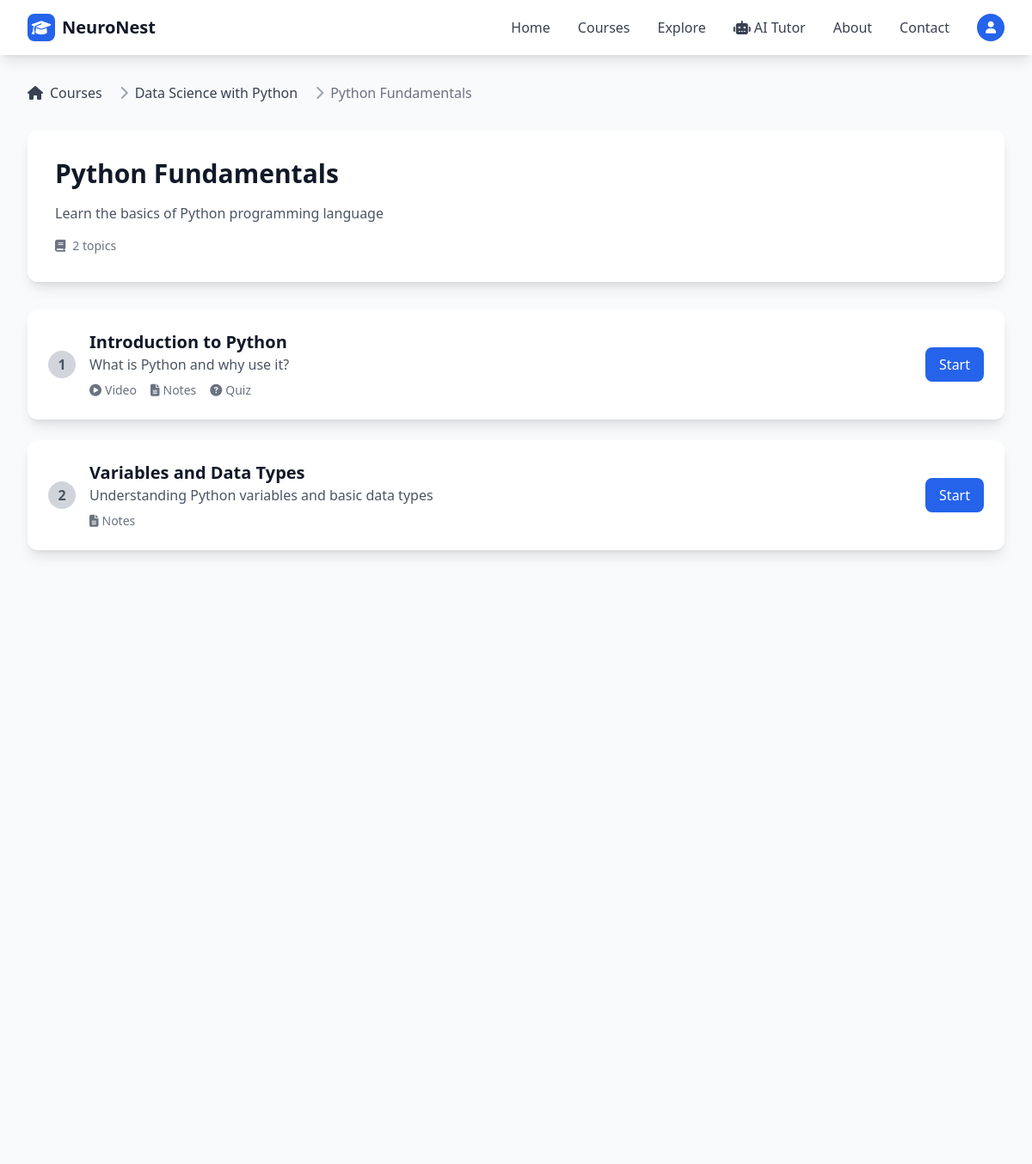
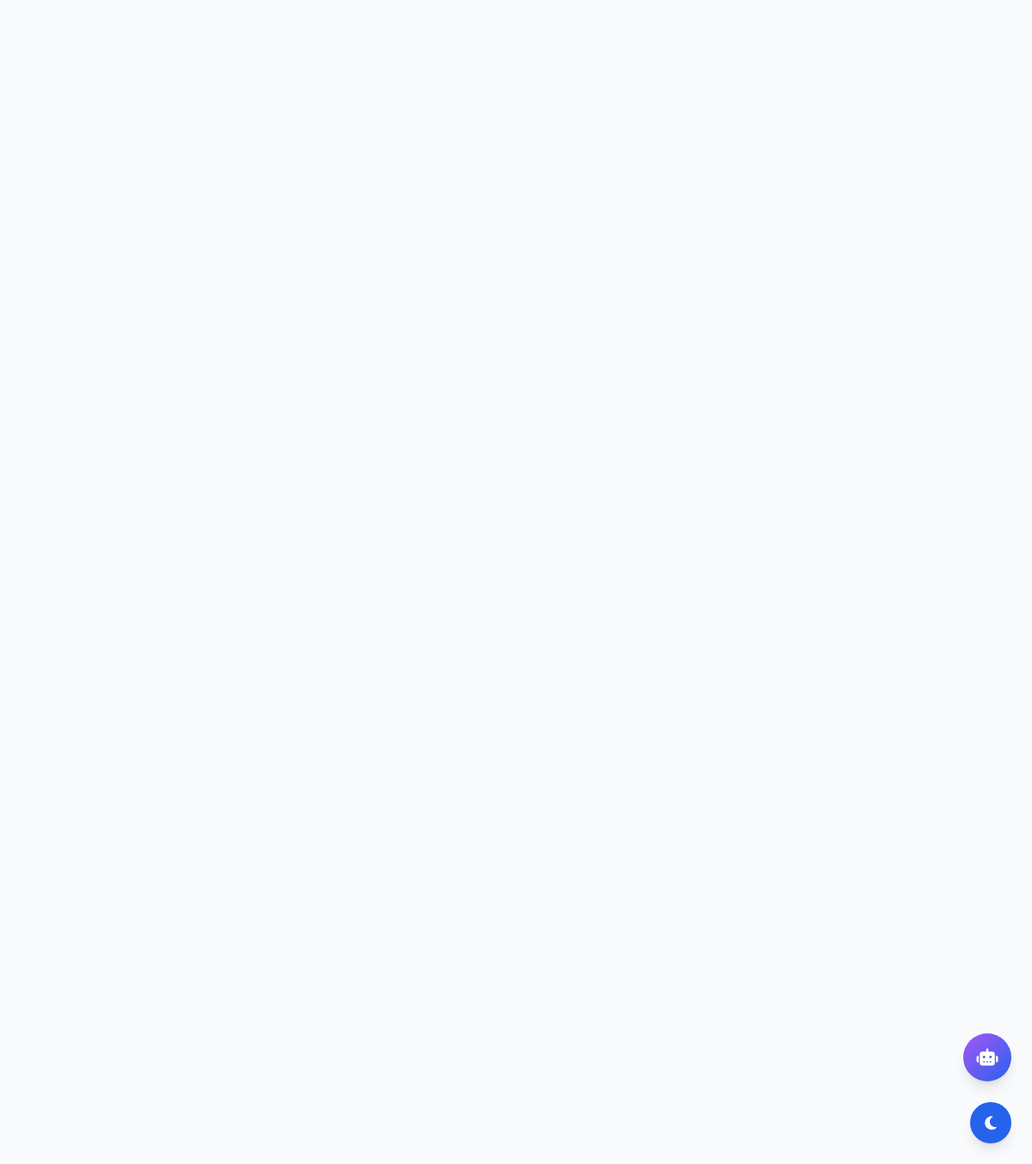
/courses/chapters/5/ (signed in), run on the app's committed database (2 pictures, top to bottom).
### courses/models.py (models this page shows, shortened)
class Chapter(models.Model):
    course = models.ForeignKey('Course', on_delete=models.CASCADE, related_name='chapters')
    title = models.CharField(max_length=255)
    description = models.TextField(blank=True)
    order = models.PositiveIntegerField(default=0)
    created_at = models.DateTimeField(auto_now_add=True)
    class Meta:
        ordering = ['order', 'created_at']

class Course(models.Model):
    CATEGORY_CHOICES = [
        ('programming', 'Programming'),
        ('design', 'Design'),
        ('business', 'Business'),
        ('data_science', 'Data Science'),
        ('marketing', 'Marketing'),
        ('photography', 'Photography'),
        ('music', 'Music'),
        ('language', 'Language'),
        ('health', 'Health & Fitness'),
        ('other', 'Other'),
    ]
    title = models.CharField(max_length=200)
    description = models.TextField(blank=True)
    instructor = models.ForeignKey(User, on_delete=models.CASCADE, limit_choices_to={'role': 'instructor'})
    category = models.CharField(max_length=50, choices=CATEGORY_CHOICES, default='other')
    created_at = models.DateTimeField(auto_now_add=True)

class Topic(models.Model):
    chapter = models.ForeignKey(Chapter, on_delete=models.CASCADE, related_name='topics')
    title = models.CharField(max_length=255)
    description = models.TextField(blank=True)
    order = models.PositiveIntegerField(default=0)
    youtube_video_url = models.URLField(blank=True, help_text="YouTube video URL")
    notes = models.TextField(blank=True, help_text="Topic notes and content")
    extra_info = models.TextField(blank=True, help_text="Additional information")
    created_at = models.DateTimeField(auto_now_add=True)
    class Meta:
        ordering = ['order', 'created_at']

### courses/views.py (the view)
# urls.py: path('chapters/<int:chapter_id>/', views.chapter_detail, name='chapter_detail'),
def chapter_detail(request, chapter_id):
    chapter = get_object_or_404(Chapter, id=chapter_id)
    is_enrolled = False
    is_instructor = request.user == chapter.course.instructor if request.user.is_authenticated else False
    if request.user.is_authenticated and request.user.role == 'student':
        is_enrolled = Enrollment.objects.filter(
            student=request.user,
            course=chapter.course
        ).exists()
    if not is_enrolled and not is_instructor:
        messages.error(request, 'You must be enrolled in this course to view chapters.')
        return redirect('courses:course_detail', course_id=chapter.course.id)
    topics = chapter.topics.all()
    completed_topics = []
    if request.user.is_authenticated and request.user.role == 'student':
        completed_topics = TopicCompletion.objects.filter(
            student=request.user,
            topic__in=topics
        ).values_list('topic_id', flat=True)
    context = {
        'chapter': chapter,
        'topics': topics,
        'completed_topics': completed_topics,
        'is_instructor': is_instructor,
        'is_enrolled': is_enrolled,
    }
    return render(request, 'courses/chapter/chapter_detail.html', context)

### courses/templates/courses/chapter/chapter_detail.html (shortened to what this page needs)
{% extends 'base/base.html' %}
{% block content %}
<div class="max-w-7xl mx-auto px-4 sm:px-6 lg:px-8 py-8">
    <nav class="flex mb-8" aria-label="Breadcrumb">
        <ol class="inline-flex items-center space-x-1 md:space-x-3">
            <li class="inline-flex items-center">
                <a href="{% url 'courses:course_list' %}" class="text-gray-700 hover:text-blue-600 dark:text-gray-300">
                    <i class="fas fa-home mr-2"></i>Courses
                </a>
            </li>
            <li>
                <div class="flex items-center">
                    <i class="fas fa-chevron-right text-gray-400 mx-2"></i>
                    <a href="{% url 'courses:course_detail' chapter.course.id %}"
                        class="text-gray-700 hover:text-blue-600 dark:text-gray-300">
                        {{ chapter.course.title }}
                    </a>
                </div>
            </li>
            <li aria-current="page">
                <div class="flex items-center">
                    <i class="fas fa-chevron-right text-gray-400 mx-2"></i>
                    <span class="text-gray-500 dark:text-gray-400">{{ chapter.title }}</span>
                </div>
            </li>
        </ol>
    </nav>
    <div class="bg-white dark:bg-gray-800 rounded-xl shadow-lg p-8 mb-8">
        <div class="flex justify-between items-start">
            <div>
                <h1 class="text-3xl font-bold text-gray-900 dark:text-white mb-4">{{ chapter.title }}</h1>
                <p class="text-gray-600 dark:text-gray-300 mb-4">{{ chapter.description }}</p>
                <div class="flex items-center text-sm text-gray-500 dark:text-gray-400">
                    <i class="fas fa-book mr-2"></i>
                    <span>{{ topics.count }} topic{{ topics.count|pluralize }}</span>
                </div>
            </div>
        </div>
    </div>
    <div class="space-y-6">
        {% for topic in topics %}
        <div class="bg-white dark:bg-gray-800 rounded-xl shadow-lg overflow-hidden">
            <div class="p-6">
                <div class="flex items-center justify-between">
                    <div class="flex items-center space-x-4">
                        {% if topic.id in completed_topics %}
                        <div class="w-8 h-8 bg-green-500 rounded-full flex items-center justify-center">
                            <i class="fas fa-check text-white"></i>
                        </div>
                        {% else %}
                        <div class="w-8 h-8 bg-gray-300 dark:bg-gray-600 rounded-full flex items-center justify-center">
                            <span class="text-gray-600 dark:text-gray-300 font-semibold">{{ topic.order }}</span>
                        </div>
                        {% endif %}
                        <div>
                            <h3 class="text-xl font-semibold text-gray-900 dark:text-white">{{ topic.title }}</h3>
                            <p class="text-gray-600 dark:text-gray-300">{{ topic.description|truncatewords:20 }}</p>
                            <div class="flex items-center space-x-4 mt-2 text-sm text-gray-500 dark:text-gray-400">
                                {% if topic.youtube_video_url %}
                                <span><i class="fas fa-play-circle mr-1"></i>Video</span>
                                {% endif %}
                                {% if topic.notes %}
                                <span><i class="fas fa-file-text mr-1"></i>Notes</span>
                                {% endif %}
                                {% if topic.quizzes.exists %}
                                <span><i class="fas fa-question-circle mr-1"></i>Quiz</span>
                                {% endif %}
                            </div>
                        </div>
                    </div>
                    <div class="flex items-center space-x-2">
                        <a href="{% url 'courses:topic_detail' topic.id %}"
                            class="bg-blue-600 text-white px-4 py-2 rounded-lg hover:bg-blue-700 transition-colors">
                            {% if topic.id in completed_topics %}
                            Review
                            {% else %}
                            Start
                            {% endif %}
                        </a>
                    </div>
                </div>
            </div>
        </div>
        {% endfor %}
    </div>
</div>
{% endblock %}

### data on the page
Chapter: course "Data Science with Python", title "Python Fundamentals", description "Learn the basics of Python programming language"
Topic: order "1", title "Introduction to Python", description "What is Python and why use it?", shows "Video", shows "Notes", shows "Quiz", shows "Start"
Topic: order "2", title "Variables and Data Types", description "Understanding Python variables and basic data types", shows "Notes", shows "Start"

### other printed values
{{ topics.count }} "2"
